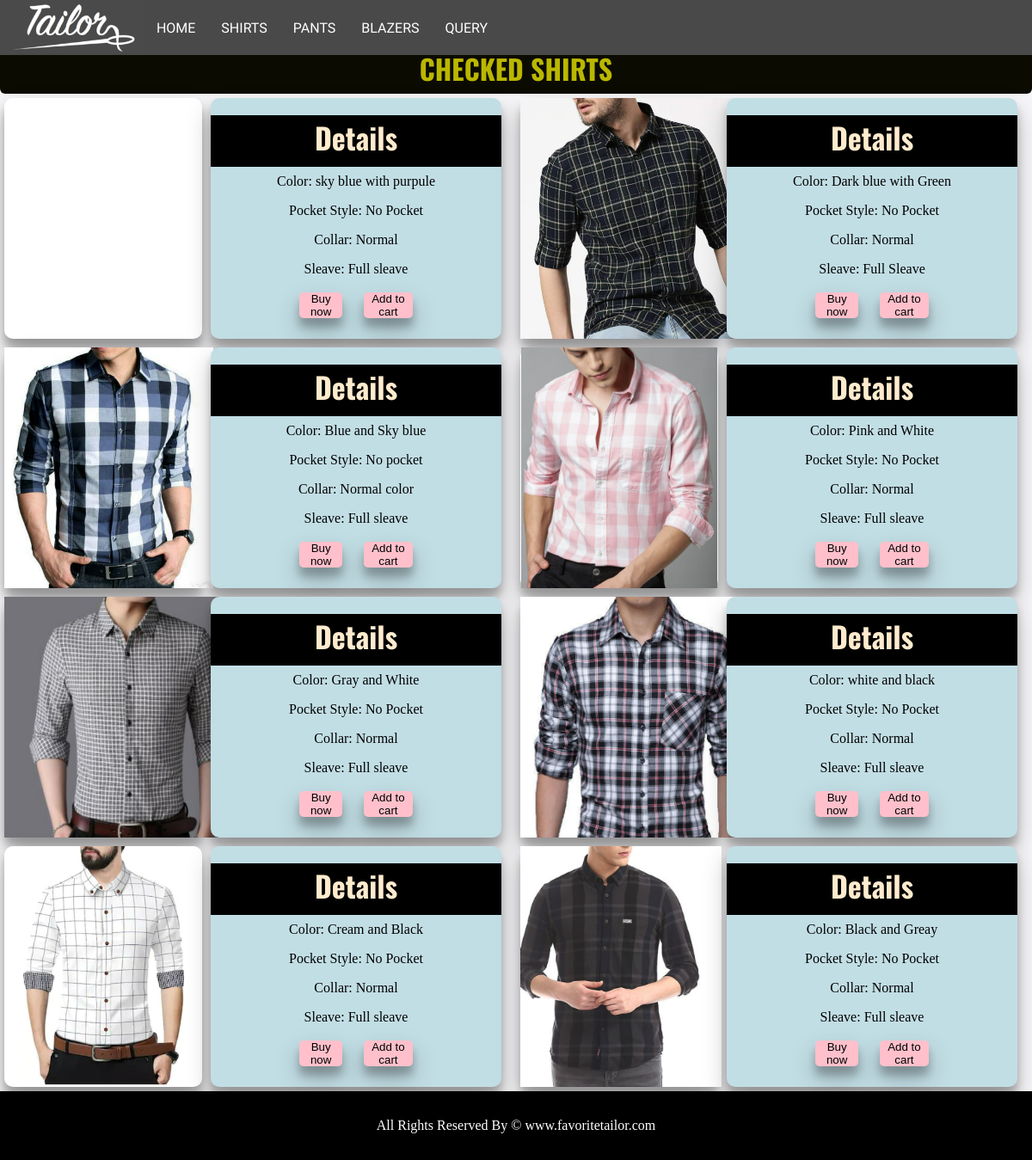
Screenshot of /shirt2.php with the database file from the repository.
### tables this page shows
CREATE TABLE `products` (
  `product_id` int(100) NOT NULL AUTO_INCREMENT,
  `product_title` varchar(255) NOT NULL,
  `product_price` int(100) NOT NULL,
  `product_a` text NOT NULL,
  `product_b` text NOT NULL,
  `product_c` text NOT NULL,
  `product_d` text NOT NULL,
  `product_image` text NOT NULL,
   PRIMARY KEY (product_id)
);

### shirt2.php (the view)
<?php include("header.php");?>
<link rel="stylesheet" href="css/sample.css">
    <h1 class="bh1">CHECKED SHIRTS</h1>
    <div class="super1">
    <?php
        include("db.php");
        $sql = "SELECT * FROM products WHERE product_title='Check-Shirt'";
        $query = mysqli_query($con,$sql);
        while ($row = mysqli_fetch_assoc($query)){
            if($row["product_id"]%2!=0){echo'<div class="sampleright super">';}
            else{echo'<div class="sampleleft super">';}
            echo'
                <div class="sub1">
                    <img src="images/'.$row["product_image"].'" alt="">
                </div>
                <div class="sub2">
                    <h3 class="h3">Details</h3>
                    <p>Color: '.$row["product_a"].'</p>
                    <p>Pocket Style: '.$row["product_b"].'</p>
                    <p>Collar: '.$row["product_c"].'</p>
                    <p>Sleave: '.$row["product_d"].'</p>
                    <form action="product.php" method="post">
                        <input type="hidden" name="pid" id="shirt" value='.$row["product_id"].'>
                        <button name="submit" class="b1">Buy now</button>
                        <button name="cart" class="b2">Add to cart</button>
                    </form>
                </div>
                </div>
            ';
        }
    ?>
 </div>
<?php include("footer.php");?>

### css/style.css (style rules this page uses)
* { margin: 0; padding: 0; }
.h3 { font-family: 'Oswald', sans-serif; background-color:black; color: blanchedalmond; height: 7.5vh; width: 100%; text-align: center; font-size: 34px; margin-top: 5.3vh; }

### css/sample.css (style rules this page uses)
* { padding: 0; margin: 0; }
body { background-color:#f6f5f7; }
.super1 { width: 100%; display: grid; grid-template-columns: 50vw 50vw; }
.super { width: 50%; display: grid; grid-template-columns: 20vw 29vw; box-sizing: border-box; }
.sub1 { background-color: white; margin: 5px; text-align: center; border-radius: 10px; box-shadow: 0 14px 28px rgb(0 0 0 / 25%), 0 10px 10px rgb(0 0 0 / 22%); height: 35vh; box-sizing: border-box; }
.sub2 { background-color: rgb(194, 222, 229); margin: 5px; text-align: center; border-radius: 10px; box-shadow: 0 14px 28px rgb(0 0 0 / 25%), 0 10px 10px rgb(0 0 0 / 22%); height: 35vh; justify-content: center; box-sizing: border-box; }
.h3 { margin-top: 6%; }
.super img { height: 35vh; }
.sub2 p { padding: 1vh; }
.bh1 { margin-top: 50px; height: 7.5%; text-align: center; background-color: rgb(12, 11, 1); font-family: 'Oswald', sans-serif; padding: 0.5%; color:rgba(255, 251, 0, 0.719); border-radius: 6px; width: 100; box-sizing: border-box; }
button.b1 { text-decoration: none; border: none; width: 15%; height: 10%; margin: 3%; background-color: pink; border-radius:5px; cursor: pointer; box-shadow: 0 14px 28px rgb(0 0 0 / 25%), 0 10px 10px rgb(0 0 0 / 22%); }
button.b2 { text-decoration: none; border: none; width: 17%; height: 10%; margin: 3%; background-color: pink; border-radius:5px; cursor: pointer; box-shadow: 0 14px 28px rgb(0 0 0 / 25%), 0 10px 10px rgb(0 0 0 / 22%); }

### rows the page displays
products: product_a "sky blue with purpule", product_b "No Pocket", product_c "Normal", product_d "Full sleave"
products: product_image (picture), product_a "Dark blue with Green", product_b "No Pocket", product_c "Normal", product_d "Full Sleave"
products: product_image (picture), product_a "Blue and Sky blue", product_b "No pocket", product_c "Normal color", product_d "Full sleave"
products: product_image (picture), product_a "Pink and White", product_b "No Pocket", product_c "Normal", product_d "Full sleave"
products: product_image (picture), product_a "Gray and White", product_b "No Pocket", product_c "Normal", product_d "Full sleave"
products: product_image (picture), product_a "white and black", product_b "No Pocket", product_c "Normal", product_d "Full sleave"
products: product_image (picture), product_a "Cream and Black", product_b "No Pocket", product_c "Normal", product_d "Full sleave"
products: product_image (picture), product_a "Black and Greay", product_b "No Pocket", product_c "Normal", product_d "Full sleave"
